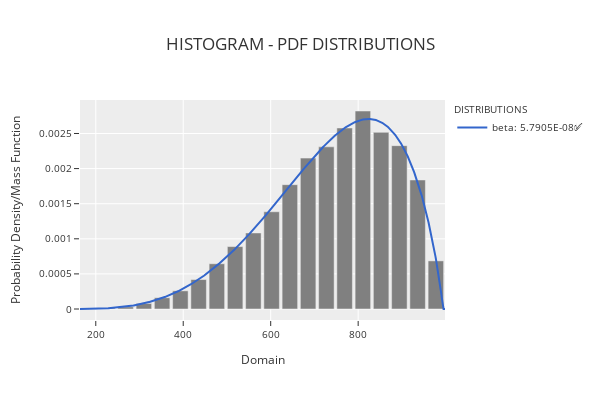

The cell this chart's notebook holds for it:
### Code cell
phitter_cont.plot_histogram_distributions()

### Figure 1 — Plotly figure (JSON) as saved in the notebook; plotly's stock layout.template omitted (floating-point values rounded to 4 significant figures; data arrays with more than 128 entries replaced by an {"elided": "..."} marker saying what was removed)
{"data": [{"marker": {"color": "rgba(128,128,128,1)"}, "name": "Data", "showlegend": false, "type": "bar", "x": [184.8, 226.5, 268.3, 310.0, 351.7, 393.5, 435.2, 476.9, 518.7, 560.4, 602.1, 643.9, 685.6, 727.3, 769.1, 810.8, 852.5, 894.3, 936.0, 977.7], "y": [2.396e-06, 1.438e-05, 3.115e-05, 7.908e-05, 0.0001605, 0.0002588, 0.0004193, 0.0006446, 0.000889, 0.001083, 0.001385, 0.001771, 0.002149, 0.00231, 0.002578, 0.00282, 0.002516, 0.002327, 0.001838, 0.0006853]}, {"line": {"color": "#3366CC", "width": 2}, "mode": "lines", "name": "beta: 5.7905E-08✅", "type": "scatter", "visible": true, "x": {"elided": "1000 float values"}, "y": {"elided": "1000 float values"}}], "layout": {"bargap": 0.15, "height": 400, "legend": {"font": {"size": 10}, "orientation": "v", "title": {"font": {"size": 10}, "text": "DISTRIBUTIONS"}, "xanchor": "left", "y": 1, "yanchor": "auto"}, "title": {"text": "HISTOGRAM - PDF DISTRIBUTIONS"}, "width": 600, "xaxis": {"tickfont": {"size": 10}, "title": {"font": {"size": 12}, "text": "Domain"}}, "yaxis": {"tickfont": {"size": 10}, "title": {"font": {"size": 12}, "text": "Probability Density/Mass Function"}}}}
